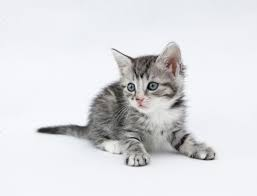
#> input picture Image 변환/python/cat.jpg, 257 x 196 px
$ python imageScaling.py
#> lines starting #> are read from the running program, lines starting #| are printed output that depends on the picture
import cv2 as cv


img_color = cv.imread('cat.jpg')
#> img_color is the input picture: shape (196, 257, 3); mean B, G, R 225.5, 222, 221.5
cv.imshow("original", img_color)

#fx, fy를 사용하여 이미지 확대 및 축소 비율을 적을 수 있음.
#여기선 2배 확대, 이미지 확대시에는 보간법으로 INTER_CUBIC을 권장함.
img_result = cv.resize(img_color, None, fx=2, fy=2,
    interpolation = cv.INTER_CUBIC)
cv.imshow("x2 INTER_CUBIC", img_result)

#너비와 높이를 3배 확대
height, width = img_color.shape[:2]
#> height = 196; width = 257
img_result = cv.resize(img_color, (3*width, 3*height),
    interpolation = cv.INTER_LINEAR )
#> img_result: shape (588, 771, 3)
cv.imshow("x3 INTER_LINEAR", img_result)

#너비와 높이를 0.5배로 줄임
img_result = cv.resize(img_color, None, fx=0.5, fy=0.5, interpolation = cv.INTER_AREA)
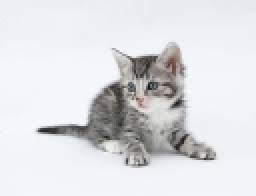
#> img_result: shape (98, 128, 3) (shown 2 times larger); mean B, G, R 225.5, 222, 221.5
cv.imshow("x0.5 INTER_AREA", img_result)


cv.waitKey(0)
cv.destroyAllWindows()

$ run again, with Image 변환/python/이미지 크기 변환 파이썬.png saved as Image 변환/python/cat.jpg
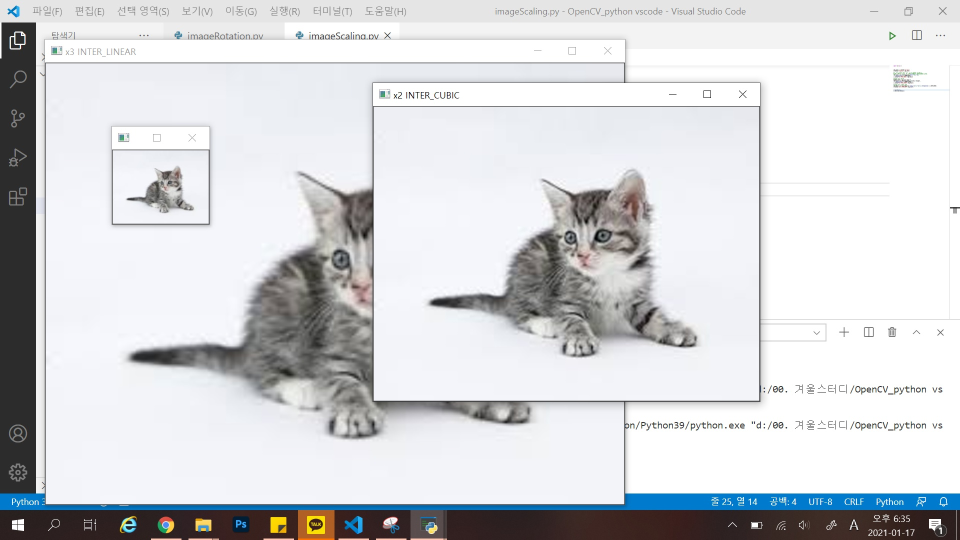
#> input picture Image 변환/python/이미지 크기 변환 파이썬.png, 1920 x 1080 px (shown at 1/2 size)
#> img_color is the input picture: shape (1080, 1920, 3); mean B, G, R 215.2, 212.3, 210.9
#> `img_result = cv.resize(img_color, None, fx=0.5, fy=0.5, interpolation ..`:
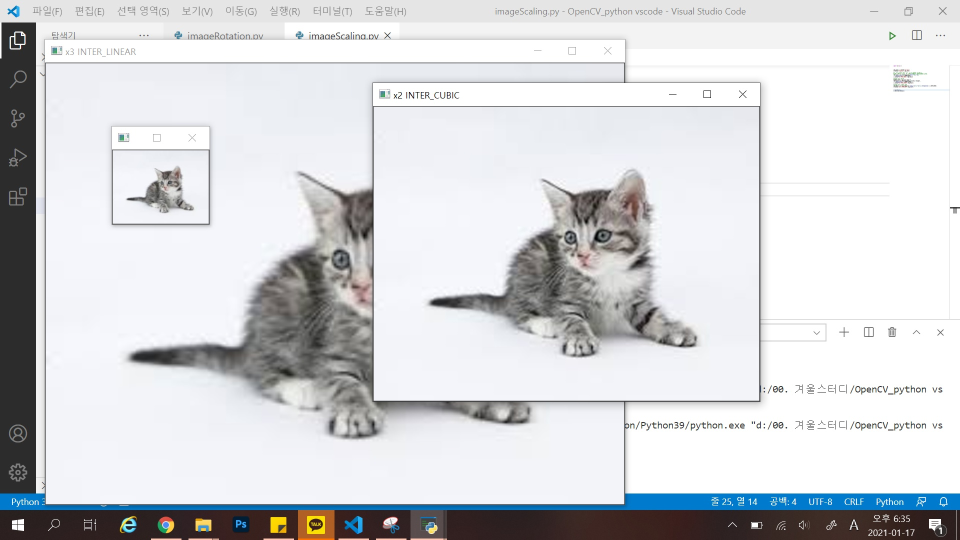
#> img_result: shape (540, 960, 3); mean B, G, R 215.2, 212.4, 210.9

$ run again, with Image 변환/python/이미지 회전 변환-45도 파이썬.PNG saved as Image 변환/python/cat.jpg
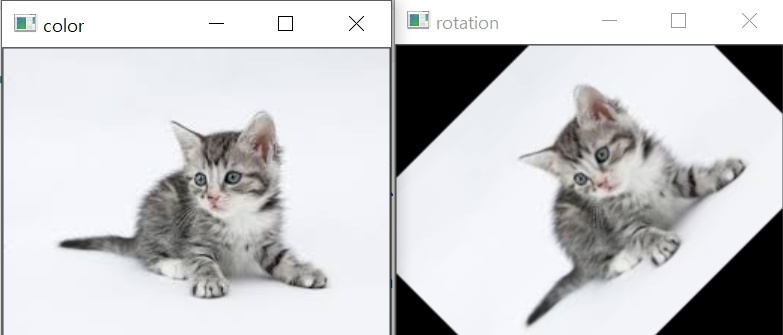
#> input picture Image 변환/python/이미지 회전 변환-45도 파이썬.PNG, 783 x 335 px
#> img_color is the input picture: shape (335, 783, 3); mean B, G, R 206.3, 203.8, 203.5
#> `img_result = cv.resize(img_color, None, fx=0.5, fy=0.5, interpolation ..`:
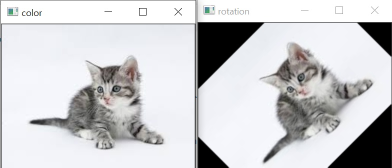
#> img_result: shape (168, 392, 3); mean B, G, R 206.2, 203.7, 203.3
